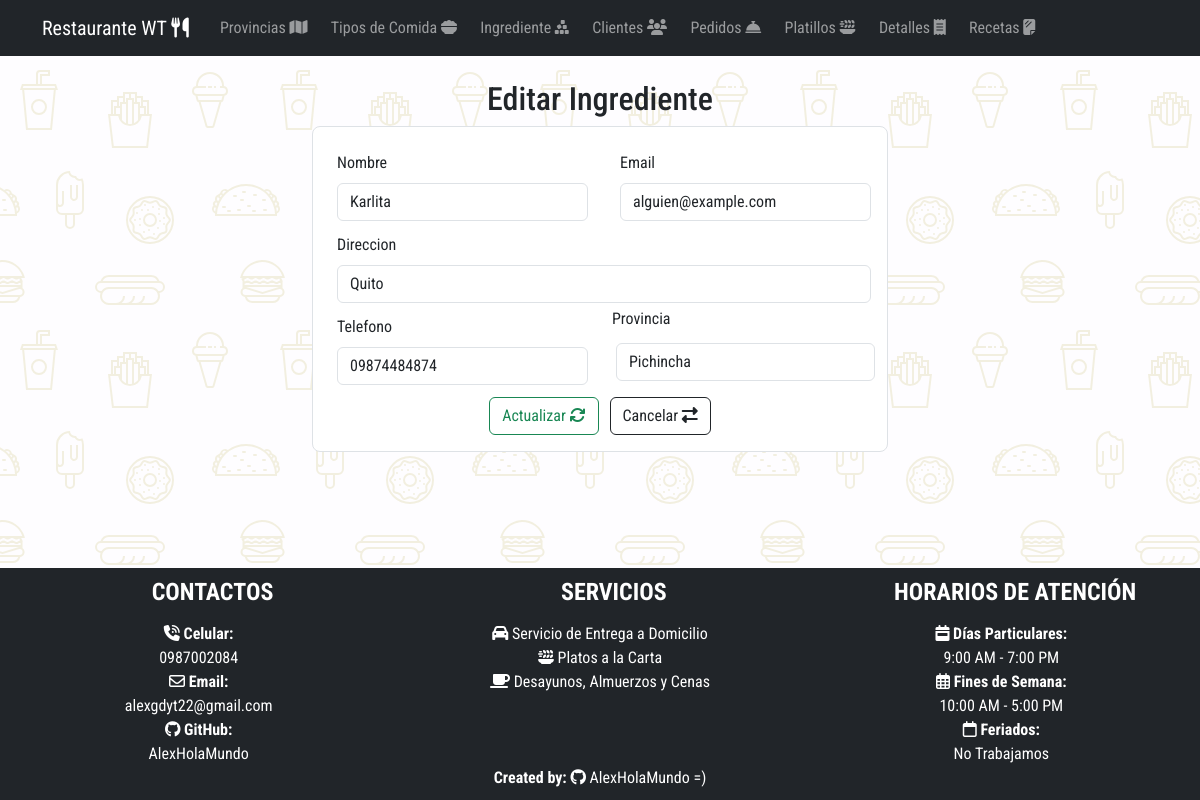
/editarCliente/3, run on the app's committed database.
### Aplicaciones/RestauranteWT/models.py (models this page shows, shortened)
class Cliente(models.Model):
    idCliente_wt = models.AutoField(primary_key=True)
    nombre_wt = models.CharField(max_length=50)
    email_wt = models.EmailField()
    telefono_wt = models.CharField(max_length=10)
    direccion_wt = models.CharField(max_length=100)
    provincia_wt = models.ForeignKey(Provincia, null=True, blank=True, on_delete=models.CASCADE)

### Aplicaciones/RestauranteWT/views.py (the view)
# urls.py: path('editarCliente/<int:id>', views.editarCliente),
def editarCliente(request, id):
    clienteEditar=Cliente.objects.get(idCliente_wt=id)
    provinciaBdd=Provincia.objects.all()
    return render(request, 'editarCliente.html', {'cliente':clienteEditar, 'provincias':provinciaBdd})

### Aplicaciones/RestauranteWT/templates/editarCliente.html (shortened to what this page needs)
 {% extends "plantilla.html" %} {% block contenido %}
<div class="container w-50 mt-4 mb-4">
  <h2 class="text-center">Editar Ingrediente</h2>
  <form
    class="border p-3 rounded-3"
    action="/actualizarCliente/"
    method="POST"
    enctype="multipart/form-data"
  >
    <div class="row">
      <div class="col-md-6">
        <div class="m-1">
          <label for="" class="form-label m-1">Nombre</label>
          <input
            type="text"
            required
            class="form-control m-1"
            placeholder="Ej. Dario Mena"
            value="{{cliente.nombre_wt}}"
            name="nombre_wt"
            id="nombre_wt"
          />
        </div>
      </div>
      <div class="col-md-6">
        <div class="m-1">
          <label for="" class="form-label m-1">Email</label>
          <input
            type="email"
            required
            class="form-control m-1"
            placeholder="Ej. alguien@example.com"
            value="{{cliente.email_wt}}"
            name="email_wt"
            id="email_wt"
          />
        </div>
      </div>
    </div>
    <div class="row">
      <div class="col-md-12">
        <div class="m-1">
          <label for="" class="form-label m-1">Direccion</label>
          <input
            type="text"
            required
            class="form-control m-1"
            placeholder="Ej. Av. Example"
            value="{{cliente.direccion_wt}}"
            name="direccion_wt"
            id="direccion_wt"
          />
        </div>
      </div>
    </div>
    <div class="row">
      <div class="col-md-6">
        <div class="m-1">
          <label for="" class="form-label m-1">Telefono</label>
          <input
            type="text"
            required
            class="form-control m-1"
            placeholder="Ej. 000 0000 000"
            value="{{cliente.telefono_wt}}"
            name="telefono_wt"
            id="telefono_wt"
          />
        </div>
      </div>
      <div class="col-md-6">
        <label for="" class="form-label"> Provincia</label>
        <select
          name="idProvincia_wt"
          required
          class="form-control m-1"
          id="idProvincia_wt"
        >
          {% for provincia in provincias %}
          <option value="{{provincia.idProvincia_wt}}">
            {{provincia.nombre_wt}}
          </option>
          {% endfor %}
        </select>
      </div>
    </div>
    <center class="mt-2">
      <button type="submit" name="button" class="btn btn-outline-success">
        Actualizar <i class="fa-solid fa-arrows-rotate"></i></button
      >&nbsp;&nbsp;
      <a href="/listaCliente/" class="btn btn-outline-dark">
        Cancelar <i class="fa-solid fa-right-left"></i
      ></a>
    </center>
  </form>
</div>
{% endblock contenido %}

### crudRestaurante/static/css/styles.css (style rules this page uses)
body { font-family: 'Great Vibes', cursive; font-family: 'PT Sans', sans-serif; font-family: 'PT Sans Narrow', sans-serif; font-family: 'Roboto Condensed', sans-serif; padding-bottom: 210px !important; padding-top: 56px; background-color: #fefdff; }
form { background-color: #fff; }

### data on the page
Cliente: nombre_wt "Karlita", email_wt "alguien@example.com", direccion_wt "Quito", telefono_wt "09874484874"

### other printed values
form field idProvincia_wt "Pichincha"
